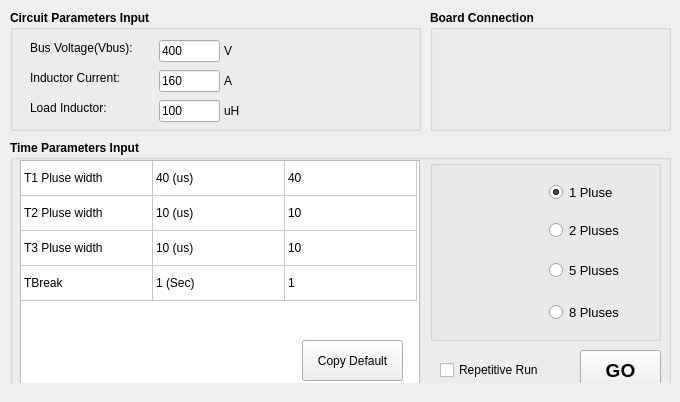
<?xml version="1.0" encoding="UTF-8"?>
<ui version="4.0">
 <class>MainWindow</class>
 <widget class="QMainWindow" name="MainWindow">
  <property name="geometry">
   <rect>
    <x>0</x>
    <y>0</y>
    <width>680</width>
    <height>402</height>
   </rect>
  </property>
  <property name="windowTitle">
   <string>DPT Pulse Generator</string>
  </property>
  <widget class="QWidget" name="centralWidget">
   <widget class="QGroupBox" name="groupBox">
    <property name="geometry">
     <rect>
      <x>10</x>
      <y>10</y>
      <width>411</width>
      <height>121</height>
     </rect>
    </property>
    <property name="font">
     <font>
      <pointsize>9</pointsize>
      <weight>75</weight>
      <bold>true</bold>
     </font>
    </property>
    <property name="title">
     <string>Circuit Parameters Input</string>
    </property>
    <widget class="QLabel" name="label">
     <property name="geometry">
      <rect>
       <x>20</x>
       <y>30</y>
       <width>131</width>
       <height>16</height>
      </rect>
     </property>
     <property name="font">
      <font>
       <pointsize>9</pointsize>
       <weight>50</weight>
       <bold>false</bold>
      </font>
     </property>
     <property name="text">
      <string>Bus Voltage(Vbus):</string>
     </property>
    </widget>
    <widget class="QLineEdit" name="edtVbus">
     <property name="geometry">
      <rect>
       <x>149</x>
       <y>30</y>
       <width>61</width>
       <height>22</height>
      </rect>
     </property>
     <property name="font">
      <font>
       <pointsize>9</pointsize>
       <weight>50</weight>
       <bold>false</bold>
      </font>
     </property>
     <property name="text">
      <string>400</string>
     </property>
    </widget>
    <widget class="QLabel" name="label_2">
     <property name="geometry">
      <rect>
       <x>214</x>
       <y>33</y>
       <width>21</width>
       <height>16</height>
      </rect>
     </property>
     <property name="font">
      <font>
       <pointsize>9</pointsize>
       <weight>50</weight>
       <bold>false</bold>
      </font>
     </property>
     <property name="text">
      <string>V</string>
     </property>
    </widget>
    <widget class="QLabel" name="label_3">
     <property name="geometry">
      <rect>
       <x>20</x>
       <y>60</y>
       <width>131</width>
       <height>16</height>
      </rect>
     </property>
     <property name="font">
      <font>
       <pointsize>9</pointsize>
       <weight>50</weight>
       <bold>false</bold>
      </font>
     </property>
     <property name="text">
      <string>Inductor Current:</string>
     </property>
    </widget>
    <widget class="QLabel" name="label_4">
     <property name="geometry">
      <rect>
       <x>214</x>
       <y>63</y>
       <width>21</width>
       <height>16</height>
      </rect>
     </property>
     <property name="font">
      <font>
       <pointsize>9</pointsize>
       <weight>50</weight>
       <bold>false</bold>
      </font>
     </property>
     <property name="text">
      <string>A</string>
     </property>
    </widget>
    <widget class="QLineEdit" name="edtIndCur">
     <property name="geometry">
      <rect>
       <x>149</x>
       <y>60</y>
       <width>61</width>
       <height>22</height>
      </rect>
     </property>
     <property name="font">
      <font>
       <pointsize>9</pointsize>
       <weight>50</weight>
       <bold>false</bold>
      </font>
     </property>
     <property name="text">
      <string>160</string>
     </property>
    </widget>
    <widget class="QLabel" name="label_5">
     <property name="geometry">
      <rect>
       <x>20</x>
       <y>90</y>
       <width>131</width>
       <height>16</height>
      </rect>
     </property>
     <property name="font">
      <font>
       <pointsize>9</pointsize>
       <weight>50</weight>
       <bold>false</bold>
      </font>
     </property>
     <property name="text">
      <string>Load Inductor:</string>
     </property>
    </widget>
    <widget class="QLabel" name="label_6">
     <property name="geometry">
      <rect>
       <x>214</x>
       <y>93</y>
       <width>21</width>
       <height>16</height>
      </rect>
     </property>
     <property name="font">
      <font>
       <pointsize>9</pointsize>
       <weight>50</weight>
       <bold>false</bold>
      </font>
     </property>
     <property name="text">
      <string>uH</string>
     </property>
    </widget>
    <widget class="QLineEdit" name="edtLoadInd">
     <property name="geometry">
      <rect>
       <x>149</x>
       <y>90</y>
       <width>61</width>
       <height>22</height>
      </rect>
     </property>
     <property name="font">
      <font>
       <pointsize>9</pointsize>
       <weight>50</weight>
       <bold>false</bold>
      </font>
     </property>
     <property name="text">
      <string>100</string>
     </property>
    </widget>
    <widget class="QLabel" name="lblWhlPulse">
     <property name="geometry">
      <rect>
       <x>243</x>
       <y>15</y>
       <width>161</width>
       <height>100</height>
      </rect>
     </property>
     <property name="text">
      <string/>
     </property>
     <property name="pixmap">
      <pixmap resource="Resource.qrc">:/Icons/WholePulse.PNG</pixmap>
     </property>
     <property name="scaledContents">
      <bool>true</bool>
     </property>
    </widget>
   </widget>
   <widget class="QGroupBox" name="groupBox_2">
    <property name="geometry">
     <rect>
      <x>10</x>
      <y>140</y>
      <width>661</width>
      <height>261</height>
     </rect>
    </property>
    <property name="font">
     <font>
      <pointsize>9</pointsize>
      <weight>75</weight>
      <bold>true</bold>
     </font>
    </property>
    <property name="title">
     <string>Time Parameters Input</string>
    </property>
    <widget class="QTableWidget" name="tableWidget">
     <property name="geometry">
      <rect>
       <x>10</x>
       <y>20</y>
       <width>400</width>
       <height>231</height>
      </rect>
     </property>
     <property name="font">
      <font>
       <pointsize>9</pointsize>
       <weight>50</weight>
       <bold>false</bold>
      </font>
     </property>
     <property name="wordWrap">
      <bool>false</bool>
     </property>
     <property name="cornerButtonEnabled">
      <bool>false</bool>
     </property>
     <property name="rowCount">
      <number>4</number>
     </property>
     <attribute name="horizontalHeaderVisible">
      <bool>false</bool>
     </attribute>
     <attribute name="horizontalHeaderCascadingSectionResizes">
      <bool>false</bool>
     </attribute>
     <attribute name="horizontalHeaderMinimumSectionSize">
      <number>50</number>
     </attribute>
     <attribute name="horizontalHeaderDefaultSectionSize">
      <number>132</number>
     </attribute>
     <attribute name="horizontalHeaderShowSortIndicator" stdset="0">
      <bool>false</bool>
     </attribute>
     <attribute name="horizontalHeaderStretchLastSection">
      <bool>false</bool>
     </attribute>
     <attribute name="verticalHeaderVisible">
      <bool>false</bool>
     </attribute>
     <attribute name="verticalHeaderDefaultSectionSize">
      <number>35</number>
     </attribute>
     <row/>
     <row/>
     <row/>
     <row/>
     <column>
      <property name="text">
       <string>Parameters</string>
      </property>
      <property name="font">
       <font>
        <weight>75</weight>
        <bold>true</bold>
       </font>
      </property>
      <property name="background">
       <color>
        <red>255</red>
        <green>255</green>
        <blue>255</blue>
       </color>
      </property>
     </column>
     <column>
      <property name="text">
       <string>Default Values</string>
      </property>
      <property name="font">
       <font>
        <weight>75</weight>
        <bold>true</bold>
       </font>
      </property>
      <property name="background">
       <color>
        <red>255</red>
        <green>255</green>
        <blue>255</blue>
       </color>
      </property>
     </column>
     <column>
      <property name="text">
       <string>Set Values</string>
      </property>
      <property name="font">
       <font>
        <weight>75</weight>
        <bold>true</bold>
       </font>
      </property>
     </column>
     <item row="0" column="0">
      <property name="text">
       <string>T1 Pluse width</string>
      </property>
      <property name="flags">
       <set>ItemIsEnabled</set>
      </property>
     </item>
     <item row="0" column="1">
      <property name="text">
       <string>40 (us)</string>
      </property>
      <property name="flags">
       <set>ItemIsEnabled</set>
      </property>
     </item>
     <item row="0" column="2">
      <property name="text">
       <string>40</string>
      </property>
      <property name="flags">
       <set>ItemIsSelectable|ItemIsEditable|ItemIsEnabled</set>
      </property>
     </item>
     <item row="1" column="0">
      <property name="text">
       <string>T2 Pluse width</string>
      </property>
      <property name="flags">
       <set>ItemIsEnabled</set>
      </property>
     </item>
     <item row="1" column="1">
      <property name="text">
       <string>10 (us)</string>
      </property>
      <property name="flags">
       <set>ItemIsEnabled</set>
      </property>
     </item>
     <item row="1" column="2">
      <property name="text">
       <string>10</string>
      </property>
      <property name="flags">
       <set>ItemIsSelectable|ItemIsEditable|ItemIsEnabled</set>
      </property>
     </item>
     <item row="2" column="0">
      <property name="text">
       <string>T3 Pluse width</string>
      </property>
      <property name="flags">
       <set>ItemIsEnabled</set>
      </property>
     </item>
     <item row="2" column="1">
      <property name="text">
       <string>10 (us)</string>
      </property>
      <property name="flags">
       <set>ItemIsEnabled</set>
      </property>
     </item>
     <item row="2" column="2">
      <property name="text">
       <string>10</string>
      </property>
      <property name="flags">
       <set>ItemIsSelectable|ItemIsEditable|ItemIsEnabled</set>
      </property>
     </item>
     <item row="3" column="0">
      <property name="text">
       <string>TBreak</string>
      </property>
      <property name="flags">
       <set>ItemIsEnabled</set>
      </property>
     </item>
     <item row="3" column="1">
      <property name="text">
       <string>1 (Sec)</string>
      </property>
      <property name="flags">
       <set>ItemIsEnabled</set>
      </property>
     </item>
     <item row="3" column="2">
      <property name="text">
       <string>1</string>
      </property>
      <property name="flags">
       <set>ItemIsSelectable|ItemIsEditable|ItemIsEnabled</set>
      </property>
     </item>
    </widget>
    <widget class="QPushButton" name="btnCopy">
     <property name="geometry">
      <rect>
       <x>292</x>
       <y>200</y>
       <width>101</width>
       <height>41</height>
      </rect>
     </property>
     <property name="font">
      <font>
       <pointsize>9</pointsize>
       <weight>50</weight>
       <bold>false</bold>
      </font>
     </property>
     <property name="text">
      <string>Copy Default</string>
     </property>
    </widget>
    <widget class="QGroupBox" name="groupBox_3">
     <property name="geometry">
      <rect>
       <x>420</x>
       <y>20</y>
       <width>231</width>
       <height>181</height>
      </rect>
     </property>
     <property name="title">
      <string/>
     </property>
     <widget class="QRadioButton" name="rad1Pulse">
      <property name="geometry">
       <rect>
        <x>119</x>
        <y>22</y>
        <width>95</width>
        <height>20</height>
       </rect>
      </property>
      <property name="font">
       <font>
        <pointsize>10</pointsize>
        <weight>50</weight>
        <bold>false</bold>
       </font>
      </property>
      <property name="text">
       <string>1 Pluse</string>
      </property>
      <property name="checked">
       <bool>true</bool>
      </property>
      <attribute name="buttonGroup">
       <string notr="true">buttonGroup</string>
      </attribute>
     </widget>
     <widget class="QLabel" name="label_10">
      <property name="geometry">
       <rect>
        <x>30</x>
        <y>136</y>
        <width>61</width>
        <height>31</height>
       </rect>
      </property>
      <property name="text">
       <string/>
      </property>
      <property name="pixmap">
       <pixmap resource="Resource.qrc">:/Icons/xPluse.PNG</pixmap>
      </property>
     </widget>
     <widget class="QRadioButton" name="rad8Pulse">
      <property name="geometry">
       <rect>
        <x>119</x>
        <y>142</y>
        <width>95</width>
        <height>20</height>
       </rect>
      </property>
      <property name="font">
       <font>
        <pointsize>10</pointsize>
        <weight>50</weight>
        <bold>false</bold>
       </font>
      </property>
      <property name="text">
       <string>8 Pluses</string>
      </property>
      <attribute name="buttonGroup">
       <string notr="true">buttonGroup</string>
      </attribute>
     </widget>
     <widget class="QRadioButton" name="rad2Pulse">
      <property name="geometry">
       <rect>
        <x>119</x>
        <y>60</y>
        <width>95</width>
        <height>20</height>
       </rect>
      </property>
      <property name="font">
       <font>
        <pointsize>10</pointsize>
        <weight>50</weight>
        <bold>false</bold>
       </font>
      </property>
      <property name="text">
       <string>2 Pluses</string>
      </property>
      <attribute name="buttonGroup">
       <string notr="true">buttonGroup</string>
      </attribute>
     </widget>
     <widget class="QRadioButton" name="rad5Pulse">
      <property name="geometry">
       <rect>
        <x>119</x>
        <y>100</y>
        <width>95</width>
        <height>20</height>
       </rect>
      </property>
      <property name="font">
       <font>
        <pointsize>10</pointsize>
        <weight>50</weight>
        <bold>false</bold>
       </font>
      </property>
      <property name="text">
       <string>5 Pluses</string>
      </property>
      <attribute name="buttonGroup">
       <string notr="true">buttonGroup</string>
      </attribute>
     </widget>
     <widget class="QLabel" name="label_7">
      <property name="geometry">
       <rect>
        <x>30</x>
        <y>16</y>
        <width>61</width>
        <height>31</height>
       </rect>
      </property>
      <property name="text">
       <string/>
      </property>
      <property name="pixmap">
       <pixmap resource="Resource.qrc">:/Icons/1Pulse.PNG</pixmap>
      </property>
     </widget>
     <widget class="QLabel" name="label_8">
      <property name="geometry">
       <rect>
        <x>30</x>
        <y>56</y>
        <width>61</width>
        <height>31</height>
       </rect>
      </property>
      <property name="text">
       <string/>
      </property>
      <property name="pixmap">
       <pixmap resource="Resource.qrc">:/Icons/2Pulse.PNG</pixmap>
      </property>
     </widget>
     <widget class="QLabel" name="label_9">
      <property name="geometry">
       <rect>
        <x>30</x>
        <y>96</y>
        <width>61</width>
        <height>31</height>
       </rect>
      </property>
      <property name="text">
       <string/>
      </property>
      <property name="pixmap">
       <pixmap resource="Resource.qrc">:/Icons/xPluse.PNG</pixmap>
      </property>
     </widget>
    </widget>
    <widget class="QPushButton" name="btnGo">
     <property name="geometry">
      <rect>
       <x>570</x>
       <y>210</y>
       <width>81</width>
       <height>40</height>
      </rect>
     </property>
     <property name="font">
      <font>
       <pointsize>14</pointsize>
       <weight>75</weight>
       <bold>true</bold>
      </font>
     </property>
     <property name="text">
      <string>GO</string>
     </property>
    </widget>
    <widget class="QCheckBox" name="chkRepeat">
     <property name="geometry">
      <rect>
       <x>430</x>
       <y>220</y>
       <width>131</width>
       <height>20</height>
      </rect>
     </property>
     <property name="font">
      <font>
       <pointsize>9</pointsize>
       <weight>50</weight>
       <bold>false</bold>
      </font>
     </property>
     <property name="text">
      <string>Repetitive Run</string>
     </property>
    </widget>
   </widget>
   <widget class="QGroupBox" name="groupBox_4">
    <property name="geometry">
     <rect>
      <x>430</x>
      <y>10</y>
      <width>241</width>
      <height>121</height>
     </rect>
    </property>
    <property name="font">
     <font>
      <pointsize>9</pointsize>
      <weight>75</weight>
      <bold>true</bold>
     </font>
    </property>
    <property name="title">
     <string>Board Connection</string>
    </property>
    <widget class="QLabel" name="lblConnect">
     <property name="geometry">
      <rect>
       <x>90</x>
       <y>50</y>
       <width>41</width>
       <height>41</height>
      </rect>
     </property>
     <property name="toolTip">
      <string>Designed by Rex</string>
     </property>
     <property name="text">
      <string/>
     </property>
     <property name="pixmap">
      <pixmap resource="Resource.qrc">:/Icons/Inactive.png</pixmap>
     </property>
     <property name="scaledContents">
      <bool>true</bool>
     </property>
    </widget>
   </widget>
  </widget>
  <widget class="QStatusBar" name="statusBar">
   <property name="sizeGripEnabled">
    <bool>false</bool>
   </property>
  </widget>
 </widget>
 <layoutdefault spacing="6" margin="11"/>
 <resources>
  <include location="Resource.qrc"/>
 </resources>
 <connections/>
 <buttongroups>
  <buttongroup name="buttonGroup"/>
 </buttongroups>
</ui>
